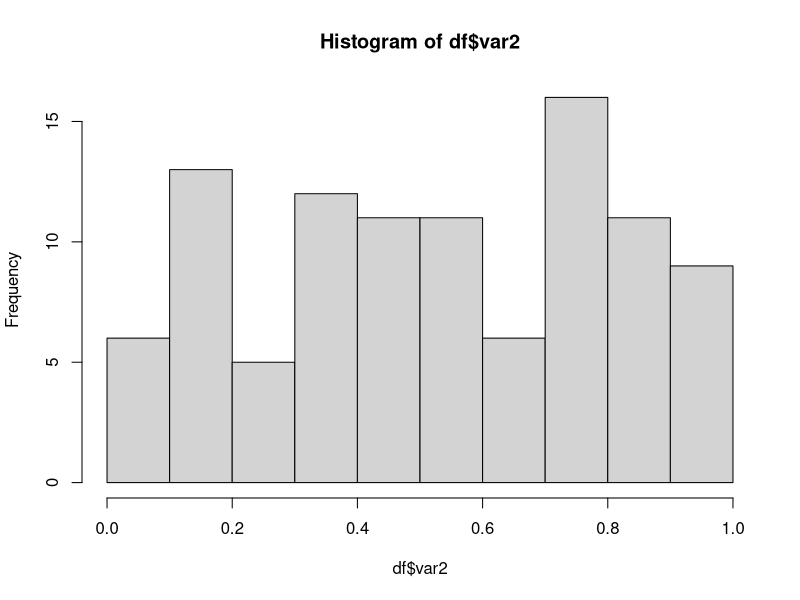
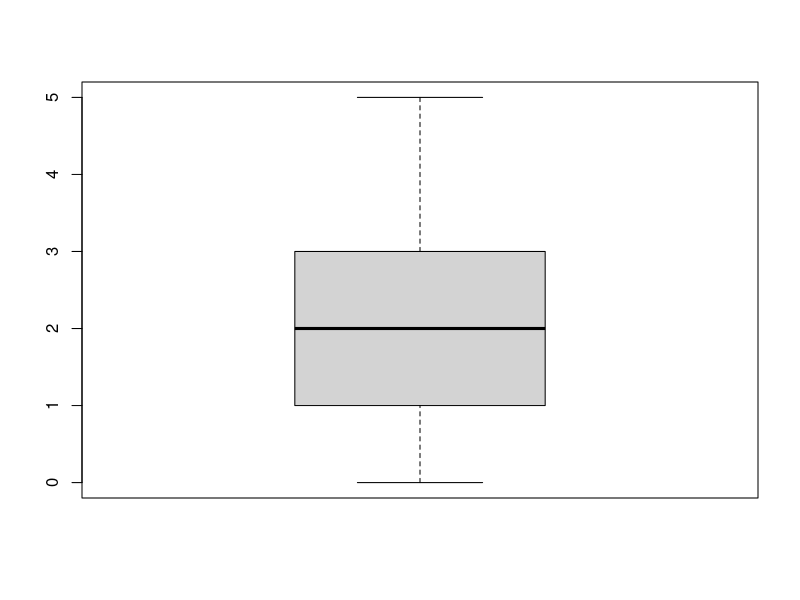
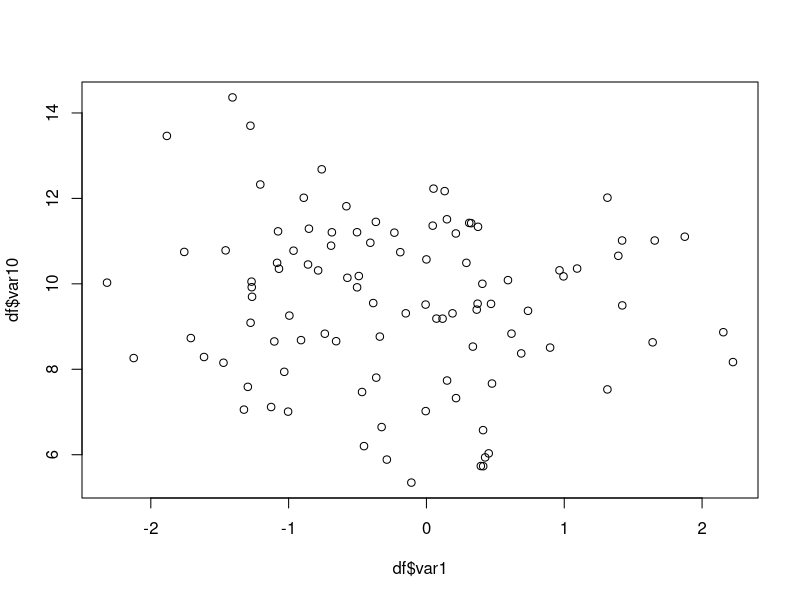
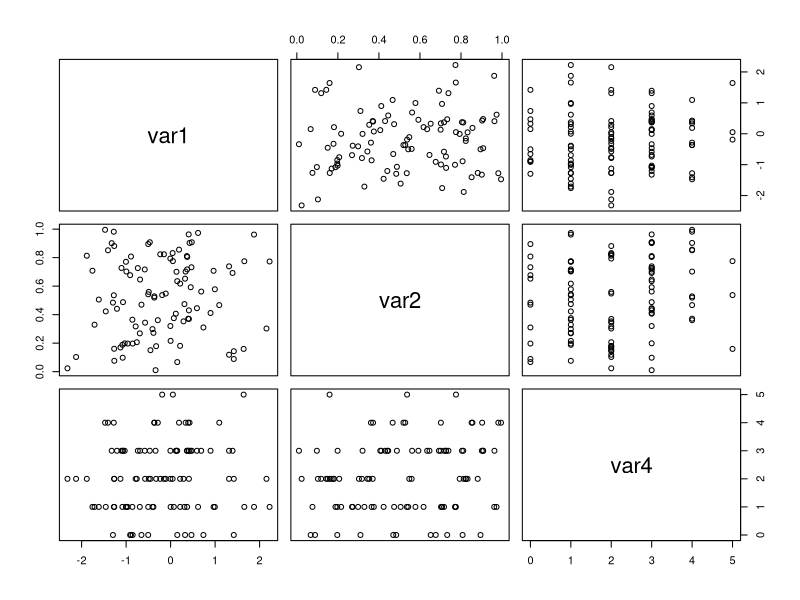
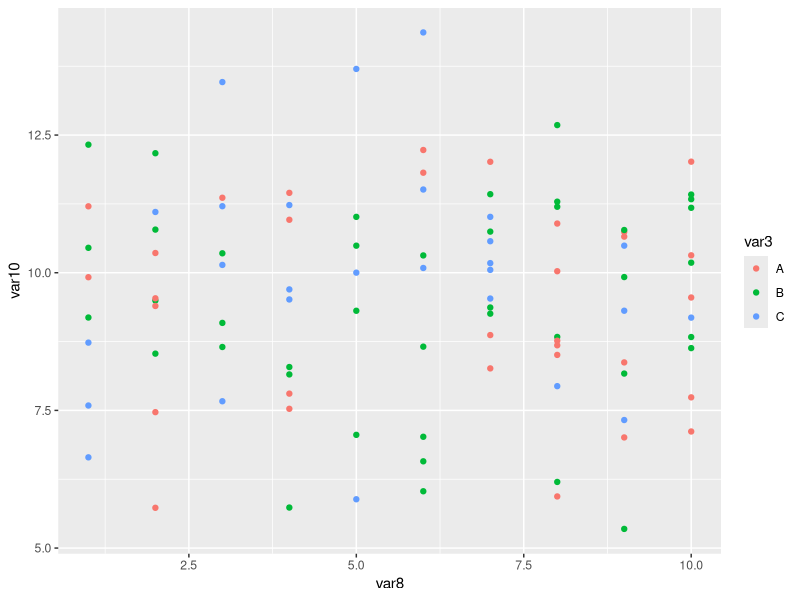

R code for these plots, in order:
df <- data.frame(
    var1 = rnorm(100), # Normally distributed random variable
    var2 = runif(100), # Uniformly distributed random variable
    var3 = sample(c("A", "B", "C"), 100, replace = TRUE), # Categorical variable
    var4 = rpois(100, 2), # Poisson distributed random variable
    var5 = rbinom(100, 1, 0.5), # Binary variable
    var6 = rexp(100, 1), # Exponentially distributed random variable
    var7 = rgamma(100, 1, 1), # Gamma distributed random variable
    var8 = sample(1:10, 100, replace = TRUE), # Integer variable
    var9 = as.Date("2022-01-01") + sample(1:365, 100, replace = TRUE), # Date variable
    var10 = rnorm(100, mean = 10, sd = 2) # Normally distributed random variable with mean 10 and SD 2
)

head(df)

summary(df$var1)
hist(df$var2)
table(df$var3)
boxplot(df$var4)
mean(df$var5)
sd(df$var6)
quantile(df$var7)
unique(df$var8)
table(df$var9)
range(df$var10)

cor(df[, c("var1", "var2", "var4")])
plot(df$var1, df$var10)
pairs(df[, c("var1", "var2", "var4")])

library(ggplot2)
ggplot(df, aes(x = var8, y = var10, color = var3)) + geom_point()